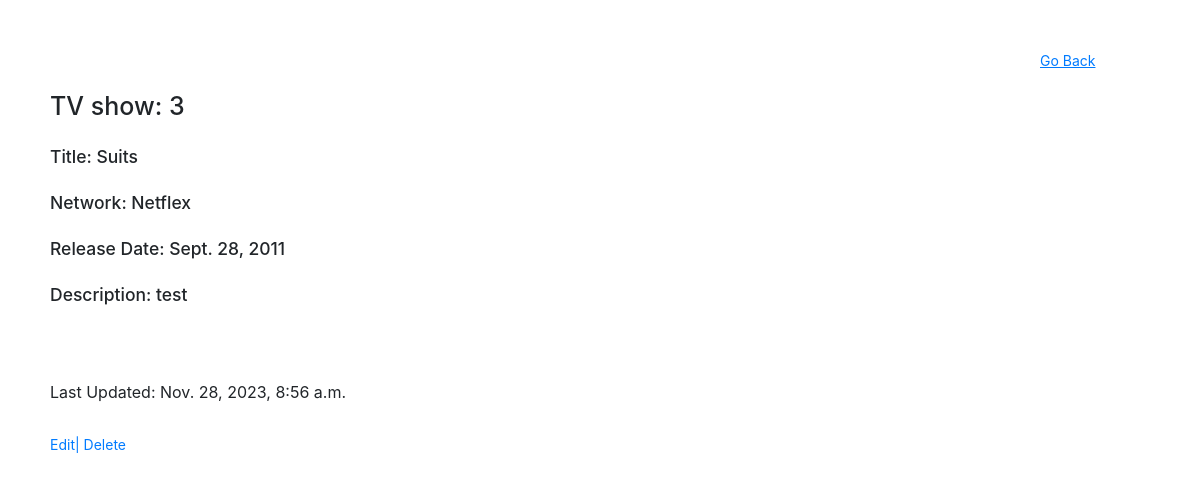
/shows/3, run on an earlier commit of the app's database.
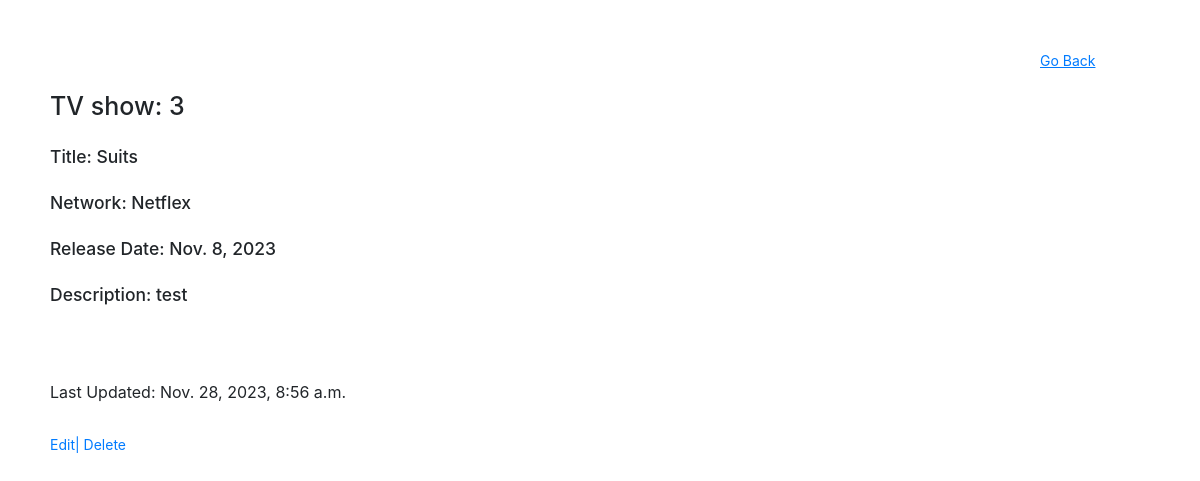
And on a later commit of the database.
### semi_restful_app/models.py (models this page shows)
class Show(models.Model):
    title = models.CharField(max_length=255)
    network = models.CharField(max_length=255)
    date = models.DateField()
    desc = models.TextField(null=True)
    updated_at = models.DateTimeField(auto_now_add=True)
    created_at = models.DateTimeField(auto_now_add=True)
    objects = ShowManager()

### semi_restful_app/views.py (the view)
# urls.py: path('<int:id>', views.showTV),
def showTV(request, id):
    x = Show.objects.get(id=id)
    context = {
        'id' : x.id,
        'title' : x.title,
        'network' : x.network,
        'date' : x.date,
        'desc' : x.desc,
        'updated_at' : x.updated_at
    }
    return render(request, 'showTV.html', context)

### semi_restful_app/templates/showTV.html (shortened to what this page needs)
<!DOCTYPE html>
<html lang="en">
<head>
    <link rel="stylesheet" href="https://maxcdn.bootstrapcdn.com/bootstrap/3.4.1/css/bootstrap.min.css">
    <link rel="stylesheet" href="https://cdn.jsdelivr.net/npm/bootstrap@4.6.2/dist/css/bootstrap.min.css">
</head>
    <body>
        <a class="go-back" href="/shows">Go Back</a>
        <h1>TV show: {{ id }}</h1>
        <h3>Title: {{ title }}</h3>
        <h3>Network: {{ network }}</h3>
        <h3>Release Date: {{ date }}</h3>
        <h3>Description: {{ desc }}</h3>
        <br>
        <br>
        <p class="last-update">Last Updated: {{ updated_at }}</p>
        <div class="edit-delete">
            <a href="/shows/{{ id }}/edit">Edit|</a>
            <a href="/shows/delete/{{id}}">Delete</a>
        </div>
    </body>
</html>

### semi_restful_app/templates/showTV.html (style rules this page uses)
body { display: flex; flex-direction: column; padding: 50px; gap: 20px; }
.last-update { font-size: 16px; }
.go-back { margin-left: 90%; font-size: 14px; text-decoration: underline; }
.edit-delete { font-size: 14px; }

What changed in the data, as far as the page shows it:
changed Show "Suits": date "Sept. 28, 2011" → "Nov. 8, 2023"
